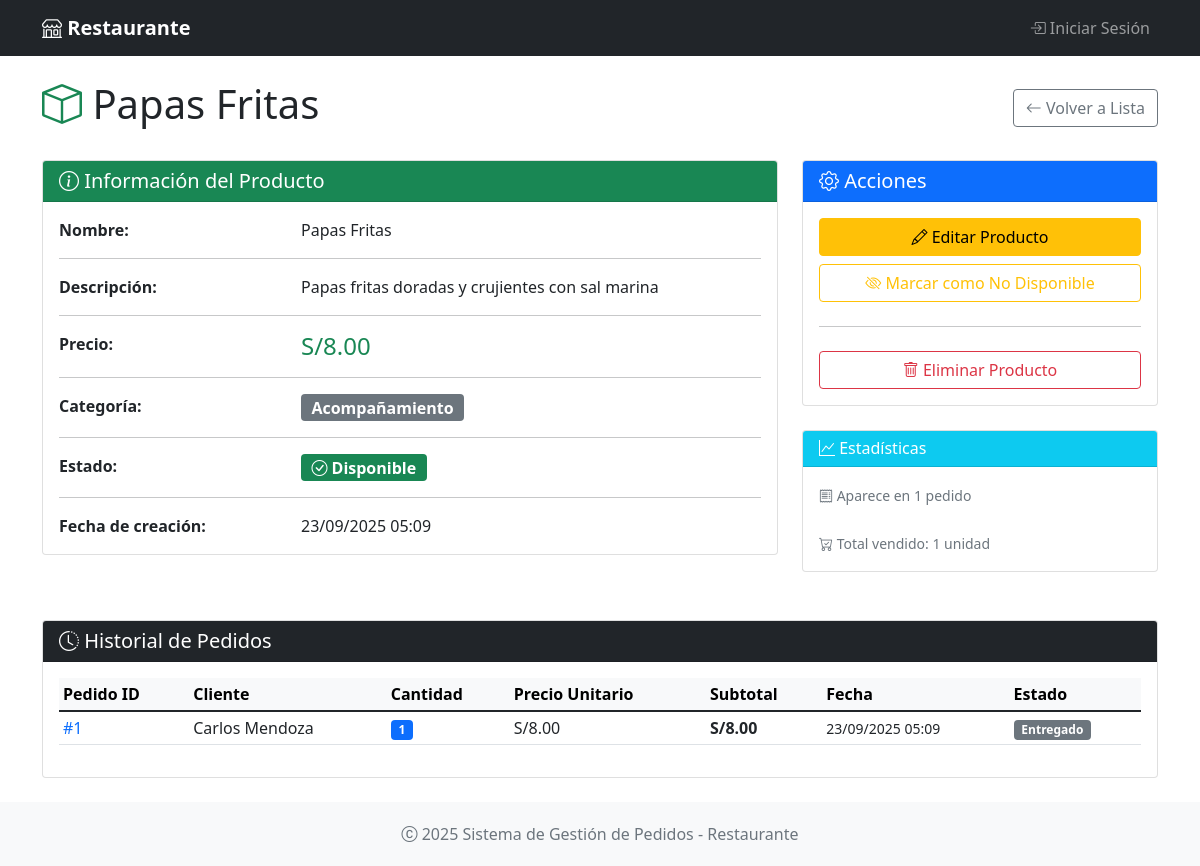
Page /productos/4 on the committed database.
### app.py (models this page shows, shortened)
class Producto(db.Model):
    __tablename__ = 'productos'
    id = db.Column(db.Integer, primary_key=True)
    nombre = db.Column(db.String(100), nullable=False)
    descripcion = db.Column(db.Text)
    precio = db.Column(db.Float, nullable=False)
    categoria = db.Column(db.String(50), nullable=False)
    disponible = db.Column(db.Boolean, default=True)
    fecha_creacion = db.Column(db.DateTime, default=lambda: datetime.now(timezone.utc))
    detalles_pedido = db.relationship('DetallePedido', backref='producto', lazy=True)

class DetallePedido(db.Model):
    __tablename__ = 'detalles_pedido'
    id = db.Column(db.Integer, primary_key=True)
    pedido_id = db.Column(db.Integer, db.ForeignKey('pedidos.id'), nullable=False)
    producto_id = db.Column(db.Integer, db.ForeignKey('productos.id'), nullable=False)
    cantidad = db.Column(db.Integer, nullable=False)
    precio_unitario = db.Column(db.Float, nullable=False)
    subtotal = db.Column(db.Float, nullable=False)
    observaciones = db.Column(db.String(200))

class Pedido(db.Model):
    __tablename__ = 'pedidos'
    id = db.Column(db.Integer, primary_key=True)
    cliente_nombre = db.Column(db.String(100), nullable=False)
    cliente_telefono = db.Column(db.String(20))
    mesa_id = db.Column(db.Integer, db.ForeignKey('mesas.id'))  # Relación con Mesa
    mesa_numero = db.Column(db.String(10))  # Mantener compatibilidad
    estado = db.Column(db.String(20), default='pendiente')
    total = db.Column(db.Float, default=0.0)
    fecha = db.Column(db.DateTime, default=lambda: datetime.now(timezone.utc))
    observaciones = db.Column(db.Text)
    usuario_id = db.Column(db.Integer, db.ForeignKey('usuarios.id'))  # Quien tomó el pedido
    cocinero_id = db.Column(db.Integer, db.ForeignKey('usuarios.id'))  # Quien lo preparó
    detalles = db.relationship('DetallePedido', backref='pedido', lazy=True, cascade='all, delete-orphan')
    usuario = db.relationship('Usuario', foreign_keys=[usuario_id], backref='pedidos_tomados')
    cocinero = db.relationship('Usuario', foreign_keys=[cocinero_id], backref='pedidos_preparados')
    @property
    def mesa(self):
        return self.mesa_numero or (self.mesa_info.numero if self.mesa_info else None)

### app.py (the view)
@app.route('/productos/<int:id>')
def ver_producto(id):
    producto = Producto.query.get_or_404(id)
    return render_template('productos/detalle.html', producto=producto)

### app/templates/productos/detalle.html (shortened to what this page needs)
{% extends "base.html" %}
{% block content %}
<div class="row">
    <div class="col-12">
        <div class="d-flex justify-content-between align-items-center mb-4">
            <h1 class="display-6">
                <i class="bi bi-box text-success"></i> {{ producto.nombre }}
            </h1>
            <div>
                <a href="{{ url_for('lista_productos') }}" class="btn btn-outline-secondary">
                    <i class="bi bi-arrow-left"></i> Volver a Lista
                </a>
            </div>
        </div>
    </div>
</div>
<div class="row">
    <div class="col-md-8 mb-4">
        <div class="card">
            <div class="card-header bg-success text-white">
                <h5 class="mb-0">
                    <i class="bi bi-info-circle"></i> Información del Producto
                </h5>
            </div>
            <div class="card-body">
                <div class="row">
                    <div class="col-sm-4">
                        <strong>Nombre:</strong>
                    </div>
                    <div class="col-sm-8">
                        {{ producto.nombre }}
                    </div>
                </div>
                <hr>
                {% if producto.descripcion %}
                <div class="row">
                    <div class="col-sm-4">
                        <strong>Descripción:</strong>
                    </div>
                    <div class="col-sm-8">
                        {{ producto.descripcion }}
                    </div>
                </div>
                <hr>
                {% endif %}
                <div class="row">
                    <div class="col-sm-4">
                        <strong>Precio:</strong>
                    </div>
                    <div class="col-sm-8">
                        <span class="h4 text-success">S/{{ "{:,.2f}".format(producto.precio) }}</span>
                    </div>
                </div>
                <hr>
                <div class="row">
                    <div class="col-sm-4">
                        <strong>Categoría:</strong>
                    </div>
                    <div class="col-sm-8">
                        <span class="badge bg-secondary fs-6">{{ producto.categoria }}</span>
                    </div>
                </div>
                <hr>
                <div class="row">
                    <div class="col-sm-4">
                        <strong>Estado:</strong>
                    </div>
                    <div class="col-sm-8">
                        {% if producto.disponible %}
                            <span class="badge bg-success fs-6">
                                <i class="bi bi-check-circle"></i> Disponible
                            </span>
                        {% else %}
                            <span class="badge bg-danger fs-6">
                                <i class="bi bi-x-circle"></i> No Disponible
                            </span>
                        {% endif %}
                    </div>
                </div>
                <hr>
                <div class="row">
                    <div class="col-sm-4">
                        <strong>Fecha de creación:</strong>
                    </div>
                    <div class="col-sm-8">
                        {{ producto.fecha_creacion.strftime('%d/%m/%Y %H:%M') }}
                    </div>
                </div>
            </div>
        </div>
    </div>
    <div class="col-md-4 mb-4">
        <div class="card">
            <div class="card-header bg-primary text-white">
                <h5 class="mb-0">
                    <i class="bi bi-gear"></i> Acciones
                </h5>
            </div>
            <div class="card-body">
                <div class="d-grid gap-2">
                    <a href="{{ url_for('editar_producto', id=producto.id) }}"
                       class="btn btn-warning">
                        <i class="bi bi-pencil"></i> Editar Producto
                    </a>
                    <form method="POST" action="{{ url_for('toggle_disponibilidad', id=producto.id) }}">
                        <button type="submit" class="btn btn-{{ 'outline-warning' if producto.disponible else 'outline-success' }} w-100">
                            {% if producto.disponible %}
                                <i class="bi bi-eye-slash"></i> Marcar como No Disponible
                            {% else %}
                                <i class="bi bi-eye"></i> Marcar como Disponible
                            {% endif %}
                        </button>
                    </form>
                    <hr>
                    <form method="POST" action="{{ url_for('eliminar_producto', id=producto.id) }}"
                          onsubmit="return confirm('¿Estás seguro de eliminar este producto? Esta acción no se puede deshacer.')">
                        <button type="submit" class="btn btn-outline-danger w-100">
                            <i class="bi bi-trash"></i> Eliminar Producto
                        </button>
                    </form>
                </div>
            </div>
        </div>
        <div class="card mt-4">
            <div class="card-header bg-info text-white">
                <h6 class="mb-0">
                    <i class="bi bi-graph-up"></i> Estadísticas
                </h6>
            </div>
            <div class="card-body">
                <small class="text-muted">
                    {% set pedidos_con_producto = producto.detalles_pedido|length %}
                    {% if pedidos_con_producto > 0 %}
                        <i class="bi bi-receipt"></i> Aparece en {{ pedidos_con_producto }} pedido{{ 's' if pedidos_con_producto != 1 else '' }}
                        <br><br>
                        {% set total_vendido = producto.detalles_pedido|sum(attribute='cantidad') or 0 %}
                        <i class="bi bi-cart-check"></i> Total vendido: {{ total_vendido }} unidad{{ 'es' if total_vendido != 1 else '' }}
                    {% else %}
                        <i class="bi bi-info-circle"></i> Este producto aún no ha sido pedido.
                    {% endif %}
                </small>
            </div>
        </div>
    </div>
</div>
{% if producto.detalles_pedido %}
<div class="row mt-4">
    <div class="col-12">
        <div class="card">
            <div class="card-header bg-dark text-white">
                <h5 class="mb-0">
                    <i class="bi bi-clock-history"></i> Historial de Pedidos
                </h5>
            </div>
            <div class="card-body">
                <div class="table-responsive">
                    <table class="table table-sm">
                        <thead class="table-light">
                            <tr>
                                <th>Pedido ID</th>
                                <th>Cliente</th>
                                <th>Cantidad</th>
                                <th>Precio Unitario</th>
                                <th>Subtotal</th>
                                <th>Fecha</th>
                                <th>Estado</th>
                            </tr>
                        </thead>
                        <tbody>
                            {% for detalle in producto.detalles_pedido|reverse %}
                            <tr>
                                <td>
                                    <a href="{{ url_for('pedidos.ver_pedido', id=detalle.pedido.id) }}"
                                       class="text-decoration-none">
                                        #{{ detalle.pedido.id }}
                                    </a>
                                </td>
                                <td>{{ detalle.pedido.cliente_nombre }}</td>
                                <td>
                                    <span class="badge bg-primary">{{ detalle.cantidad }}</span>
                                </td>
                                <td>S/{{ "{:,.2f}".format(detalle.precio_unitario) }}</td>
                                <td><strong>S/{{ "{:,.2f}".format(detalle.subtotal) }}</strong></td>
                                <td>
                                    <small>{{ detalle.pedido.fecha.strftime('%d/%m/%Y %H:%M') }}</small>
                                </td>
                                <td>
                                    {% if detalle.pedido.estado == 'pendiente' %}
                                        <span class="badge bg-warning">Pendiente</span>
                                    {% elif detalle.pedido.estado == 'preparando' %}
                                        <span class="badge bg-info">Preparando</span>
                                    {% elif detalle.pedido.estado == 'listo' %}
                                        <span class="badge bg-success">Listo</span>
                                    {% elif detalle.pedido.estado == 'entregado' %}
                                        <span class="badge bg-secondary">Entregado</span>
                                    {% else %}
                                        <span class="badge bg-danger">Cancelado</span>
                                    {% endif %}
                                </td>
                            </tr>
                            {% endfor %}
                        </tbody>
                    </table>
                </div>
            </div>
        </div>
    </div>
</div>
{% endif %}
{% endblock %}

### app/templates/base.html (style rules this page uses)
.min-vh-100 { min-height: 100vh; }

### rows in the picture
Producto: nombre "Papas Fritas", descripcion "Papas fritas doradas y crujientes con sal marina", precio "8.00", categoria "Acompañamiento", fecha_creacion "23/09/2025 05:09"
DetallePedido: pedido.id "1", pedido.cliente_nombre "Carlos Mendoza", cantidad "1", precio_unitario "8.00", subtotal "8.00", pedido.fecha "23/09/2025 05:09"

### other values in the picture
{{ pedidos_con_producto }} "1"
{{ total_vendido }} "1"
